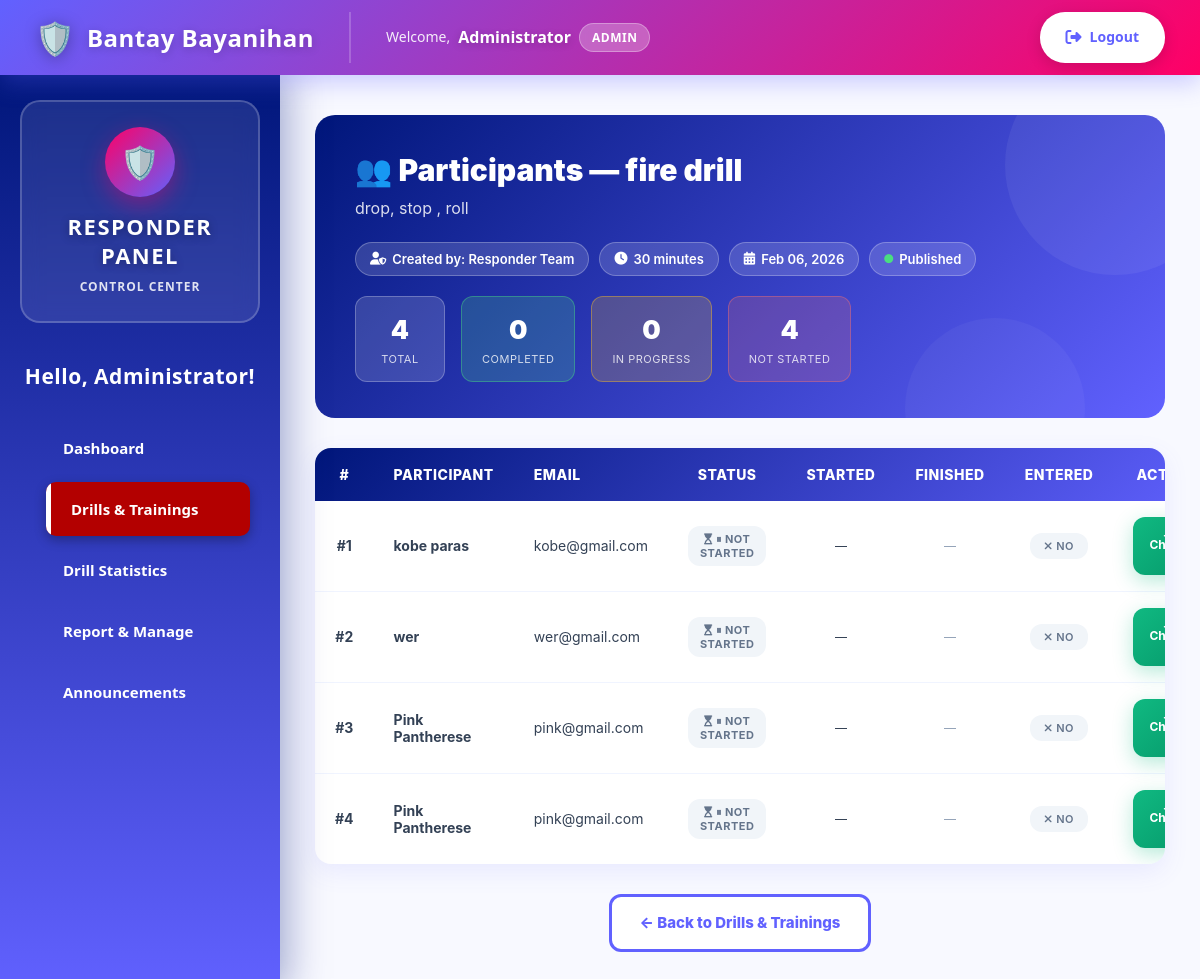
The page /barangay_responder/drills-and-trainings.php?leaderboard=5 (signed in) on the database its author committed.
### tables this page shows
CREATE TABLE `drills` (
  `id` int(11) NOT NULL,
  `title` varchar(150) NOT NULL,
  `description` text DEFAULT NULL,
  `barangay` varchar(255) DEFAULT NULL,
  `instructions` text NOT NULL,
  `duration_minutes` int(11) DEFAULT 30,
  `status` enum('draft','published') DEFAULT 'draft',
  `is_archived` tinyint(1) DEFAULT 0,
  `created_by` int(11) DEFAULT NULL,
  `created_at` timestamp NOT NULL DEFAULT current_timestamp(),
  `drill_date` date DEFAULT NULL,
  `drill_time` time DEFAULT NULL,
  `drill_place` varchar(255) DEFAULT NULL
);

CREATE TABLE `users` (
  `id` int(11) NOT NULL,
  `name` varchar(100) NOT NULL,
  `email` varchar(100) NOT NULL,
  `password` varchar(255) NOT NULL,
  `role` enum('admin','responder','resident') DEFAULT 'resident',
  `contact` varchar(20) DEFAULT NULL,
  `address` text DEFAULT NULL,
  `barangay` varchar(255) DEFAULT NULL,
  `id_photo` varchar(255) DEFAULT NULL,
  `is_approved` tinyint(1) DEFAULT 0,
  `created_at` timestamp NOT NULL DEFAULT current_timestamp()
);

CREATE TABLE `drill_participants` (
  `id` int(11) NOT NULL,
  `drill_id` int(11) NOT NULL,
  `name` varchar(255) NOT NULL,
  `email` varchar(255) DEFAULT NULL,
  `barangay` varchar(255) DEFAULT NULL,
  `phone` varchar(20) DEFAULT NULL,
  `joined_at` timestamp NOT NULL DEFAULT current_timestamp(),
  `entered` tinyint(1) DEFAULT 0,
  `status` enum('not_started','in_progress','completed','failed') DEFAULT 'not_started',
  `started_at` timestamp NULL DEFAULT NULL,
  `finished_at` timestamp NULL DEFAULT NULL
);

### barangay_responder/drills-and-trainings.php (the view, shortened to what this page needs)
<?php
require '../db_connect.php';
include '../includes/header.php';
?>
<!DOCTYPE html>
<html lang="en">
<head>
    <link rel="stylesheet" href="https://cdnjs.cloudflare.com/ajax/libs/font-awesome/6.5.0/css/all.min.css">
    <link rel="stylesheet" href="../assets/css/design-system.css">
</head>
<body>
<?php include 'sidebar.php'; ?>
<div class="main-content">
<?php
if (isset($_GET['leaderboard']) && is_numeric($_GET['leaderboard'])):
    $drill_id = (int)$_GET['leaderboard'];
    $stmt = $pdo->prepare("
        SELECT d.*, u.name AS creator_name
        FROM drills d
        LEFT JOIN users u ON d.created_by = u.id
        WHERE d.id = ?
    ");
    $stmt->execute([$drill_id]);
    $drill = $stmt->fetch(PDO::FETCH_ASSOC);
    if ($drill):
    $countStmt = $pdo->prepare("
        SELECT
            COUNT(*) as total,
            COALESCE(SUM(CASE WHEN status = 'completed'   THEN 1 ELSE 0 END), 0) as completed,
            COALESCE(SUM(CASE WHEN status = 'in_progress' THEN 1 ELSE 0 END), 0) as in_progress,
            COALESCE(SUM(CASE WHEN status = 'not_started' THEN 1 ELSE 0 END), 0) as not_started
        FROM drill_participants WHERE drill_id = ?
    ");
    $countStmt->execute([$drill_id]);
    $counts = $countStmt->fetch(PDO::FETCH_ASSOC);
    $totalAll = (int)($counts['total'] ?? 0);
?>
    <div class="leaderboard-header">
        <h1>👥 Participants — <?= htmlspecialchars($drill['title']) ?></h1>
        <p class="drill-subtitle">
            <?= !empty($drill['description']) ? htmlspecialchars($drill['description']) : 'No description provided.' ?>
        </p>
        <div class="drill-detail-pills">
            <span class="drill-detail-pill">
                <i class="fas fa-user-shield"></i> Created by: <?= htmlspecialchars($drill['creator_name'] ?? 'Unknown') ?>
            </span>
            <span class="drill-detail-pill">
                <i class="fas fa-clock"></i> <?= (int)$drill['duration_minutes'] ?> minutes
            </span>
            <span class="drill-detail-pill">
                <i class="fas fa-calendar-alt"></i> <?= date('M d, Y', strtotime($drill['created_at'])) ?>
            </span>
            <span class="drill-detail-pill">
                <i class="fas fa-circle" style="font-size:9px; color: <?= $drill['status'] === 'published' ? '#4ade80' : '#fbbf24' ?>"></i>
                <?= ucfirst($drill['status']) ?>
            </span>
        </div>
        <div class="participant-count-hero">
            <div class="count-box">
                <span class="count-num"><?= $totalAll ?></span>
                <span class="count-label">Total</span>
            </div>
            <div class="count-box" style="background:rgba(74,222,128,0.2); border-color:rgba(74,222,128,0.4);">
                <span class="count-num"><?= (int)($counts['completed'] ?? 0) ?></span>
                <span class="count-label">Completed</span>
            </div>
            <div class="count-box" style="background:rgba(251,191,36,0.2); border-color:rgba(251,191,36,0.4);">
                <span class="count-num"><?= (int)($counts['in_progress'] ?? 0) ?></span>
                <span class="count-label">In Progress</span>
            </div>
            <div class="count-box" style="background:rgba(248,113,113,0.2); border-color:rgba(248,113,113,0.4);">
                <span class="count-num"><?= (int)($counts['not_started'] ?? 0) ?></span>
                <span class="count-label">Not Started</span>
            </div>
        </div>
    </div>
    <?php
    $stmt = $pdo->prepare("
        SELECT * FROM drill_participants
        WHERE drill_id = ?
        ORDER BY joined_at DESC
    ");
    $stmt->execute([$drill_id]);
    $participants = $stmt->fetchAll(PDO::FETCH_ASSOC);
    if (empty($participants)):
    ?>
        <div class="empty-state">
            <i class="fas fa-inbox"></i>
            <p><strong>No participants yet</strong></p>
        </div>
    <?php else: ?>
        <div class="table-container">
            <table>
                <thead>
                    <tr>
                        <th style="text-align:center;">#</th>
                        <th>Participant</th>
                        <th>Email</th>
                        <th style="text-align:center;">Status</th>
                        <th style="text-align:center;">Started</th>
                        <th style="text-align:center;">Finished</th>
                        <th style="text-align:center;">Entered</th>
                        <th style="text-align:center;">Actions</th>
                    </tr>
                </thead>
                <tbody>
                    <?php $rank = 1; foreach ($participants as $p):
                        $status = $p['status'] ?? 'not_started';
                        $isEntered = (bool)$p['entered'];
                        $hasStarted = !empty($p['started_at']);
                        $isCompleted = ($status === 'completed');
                        $finishedTime = $p['finished_at'] ?? null;
                        $started = $p['started_at'] ? date('M d, Y h:i A', strtotime($p['started_at'])) : '—';
                        $finished = $finishedTime ? date('M d, Y h:i A', strtotime($finishedTime)) : '—';
                        $badgeClass = $isCompleted ? 'badge-success' : ($hasStarted ? 'badge-warning' : 'badge-secondary');
                        $badgeLabel = $isCompleted ? '✓ Completed' : ($hasStarted ? '⏳ In Progress' : '⏸ Not Started');
                        $badgeIcon = $isCompleted ? 'fa-check-circle' : ($hasStarted ? 'fa-spinner fa-spin' : 'fa-hourglass-start');
                    ?>
                    <tr>
                        <td style="text-align:center; font-weight:bold;">#<?= $rank++ ?></td>
                        <td><strong><?= htmlspecialchars($p['name']) ?></strong></td>
                        <td><?= htmlspecialchars($p['email']) ?></td>
                        <td style="text-align:center;">
                            <span class="badge <?= $badgeClass ?>" style="padding:6px 12px; font-size:11px; font-weight:700;">
                                <i class="fas <?= $badgeIcon ?>"></i> <?= $badgeLabel ?>
                            </span>
                        </td>
                        <td style="text-align:center; font-size:12px;"><?= $started ?></td>
                        <td style="text-align:center; font-size:12px;">
                            <?php if ($finishedTime): ?>
                                <span style="color:#059669; font-weight:600;">
                                    <i class="fas fa-check-circle"></i> <?= $finished ?>
                                </span>
                            <?php else: ?>
                                <span style="color:#94a3b8;">—</span>
                            <?php endif; ?>
                        </td>
                        <td style="text-align:center;">
                            <?php if ($isEntered): ?>
                                <span class="badge badge-success" style="font-size:11px;">
                                    <i class="fas fa-check"></i> Yes
                                </span>
                            <?php else: ?>
                                <span class="badge badge-secondary" style="font-size:11px;">
                                    <i class="fas fa-times"></i> No
                                </span>
                            <?php endif; ?>
                        </td>
                        <td style="text-align:center;">
                            <div style="display:flex; flex-direction:column; gap:8px; align-items:center;">
                                <?php if (!$isEntered): ?>
                                    <button class="btn btn-sm btn-success"
                                            onclick="updateParticipant(<?= $drill_id ?>, 'email', '<?= htmlspecialchars($p['email'], ENT_QUOTES) ?>', 'entered', 1)"
                                            style="padding:8px 16px; font-size:12px; font-weight:700; width:100%;">
                                        <i class="fas fa-door-open"></i> Check-in
                                    </button>
                                <?php endif; ?>
                            </div>
                        </td>
                    </tr>
                    <?php endforeach; ?>
                </tbody>
            </table>
        </div>
    <?php endif; ?>
    <div style="text-align:center;margin-top:30px;">
        <a href="drills-and-trainings.php" class="btn btn-secondary">← Back to Drills & Trainings</a>
    </div>
<?php else: ?>
    <div class="empty-state"><p>Drill not found.</p></div>
<?php endif; ?>
<?php
endif;  ?>
</div>
</body>
</html>

### assets/css/design-system.css (style rules this page uses)
:root { --pink: #ff0065; --purple: #6161ff; --navy: #00167a; --gradient-primary: linear-gradient(135deg, #6161ff, #ff0065); --gradient-secondary: linear-gradient(135deg, #00167a, #6161ff); --gradient-accent: linear-gradient(135deg, #ff0065, #ff1a75); --white: #ffffff; --gray-50: #f8f9ff; --gray-100: #f0f4ff; --gray-200: #e2e8f0; --gray-300: #cbd5e1; --gray-400: #94a3b8; --gray-500: #64748b; --gray-600: #475569; --gray-700: #334155; --gray-800: #1e293b; --gray-900: #0f172a; --success: #10b981; --warning: #f59e0b; --error: #ef4444; --info: #3b82f6; --shadow-sm: 0 2px 8px rgba(97, 97, 255, 0.08); --shadow-md: 0 8px 25px rgba(97, 97, 255, 0.12); --shadow-lg: 0 15px 50px rgba(0, 22, 122, 0.15); --shadow-xl: 0 25px 80px rgba(0, 22, 122, 0.25); --radius-sm: 8px; --radius-md: 12px; --radius-lg: 16px; --radius-xl: 20px; --radius-2xl: 24px; --radius-full: 50px; --space-xs: 8px; --space-sm: 12px; --space-md: 16px; --space-lg: 24px; --space-xl: 32px; --space-2xl: 48px; }
* { margin: 0; padding: 0; box-sizing: border-box; }
body { font-family: -apple-system, BlinkMacSystemFont, 'Segoe UI', Roboto, 'Helvetica Neue', Arial, sans-serif; background: var(--gray-50); color: var(--gray-700); line-height: 1.6; }
h1, h2, h3, h4, h5, h6 { font-weight: 800; line-height: 1.3; }
.main-content { padding: 40px 35px; }
.btn { display: inline-block; padding: 14px 28px; border-radius: 12px; border: none; font-weight: 800; font-size: 15px; cursor: pointer; transition: all 0.3s ease; text-decoration: none; font-family: inherit; }
.btn-secondary { background: white; color: var(--purple); border: 3px solid var(--purple); }
.btn-success { background: linear-gradient(135deg, #10b981, #059669); color: white; box-shadow: 0 6px 20px rgba(16, 185, 129, 0.3); }
.btn-sm { padding: 10px 16px; font-size: 13px; }
.table-container { background: white; border-radius: 16px; overflow: hidden; box-shadow: 0 8px 25px rgba(97, 97, 255, 0.1); margin-bottom: 25px; }
table { width: 100%; border-collapse: collapse; }
thead { background: var(--gradient-secondary); }
thead th { color: white; padding: 18px 20px; text-align: left; font-weight: 800; font-size: 14px; text-transform: uppercase; letter-spacing: 0.5px; }
tbody tr { border-bottom: 1px solid var(--gray-100); transition: all 0.2s ease; }
tbody td { padding: 16px 20px; color: var(--gray-700); font-size: 14px; }
tbody tr:last-child { border-bottom: none; }
.badge { display: inline-block; padding: 6px 14px; border-radius: 50px; font-size: 12px; font-weight: 800; text-transform: uppercase; letter-spacing: 0.5px; }
@media (min-width: 992px) { .main-content { margin-left: 280px; } }

### includes/header.php (style rules this page uses)
:root { --pink: #ff0065; --purple: #6161ff; --navy: #00167a; --gradient-primary: linear-gradient(135deg, #6161ff, #ff0065); --gradient-secondary: linear-gradient(135deg, #00167a, #6161ff); }

### rows shown on the page
drills: title "fire drill", description "drop, stop , roll", created_by.name "Responder Team", duration_minutes "30", created_at "Feb 06, 2026", status "Published"
drill_participants: name "kobe paras", email "kobe@gmail.com", badgeLabel "⏸ NOT STARTED", started_at "—", entered 0 (drawn)
drill_participants: name "wer", email "wer@gmail.com", badgeLabel "⏸ NOT STARTED", started_at "—", entered 0 (drawn)
drill_participants: name "Pink Pantherese", email "pink@gmail.com", badgeLabel "⏸ NOT STARTED", started_at "—", entered 0 (drawn)

### other values the page prints
$_SESSION['name'] "Administrator"
$_SESSION['role'] "ADMIN"
$totalAll "4"
$counts['completed'] "0"
$counts['in_progress'] "0"
$counts['not_started'] "4"
